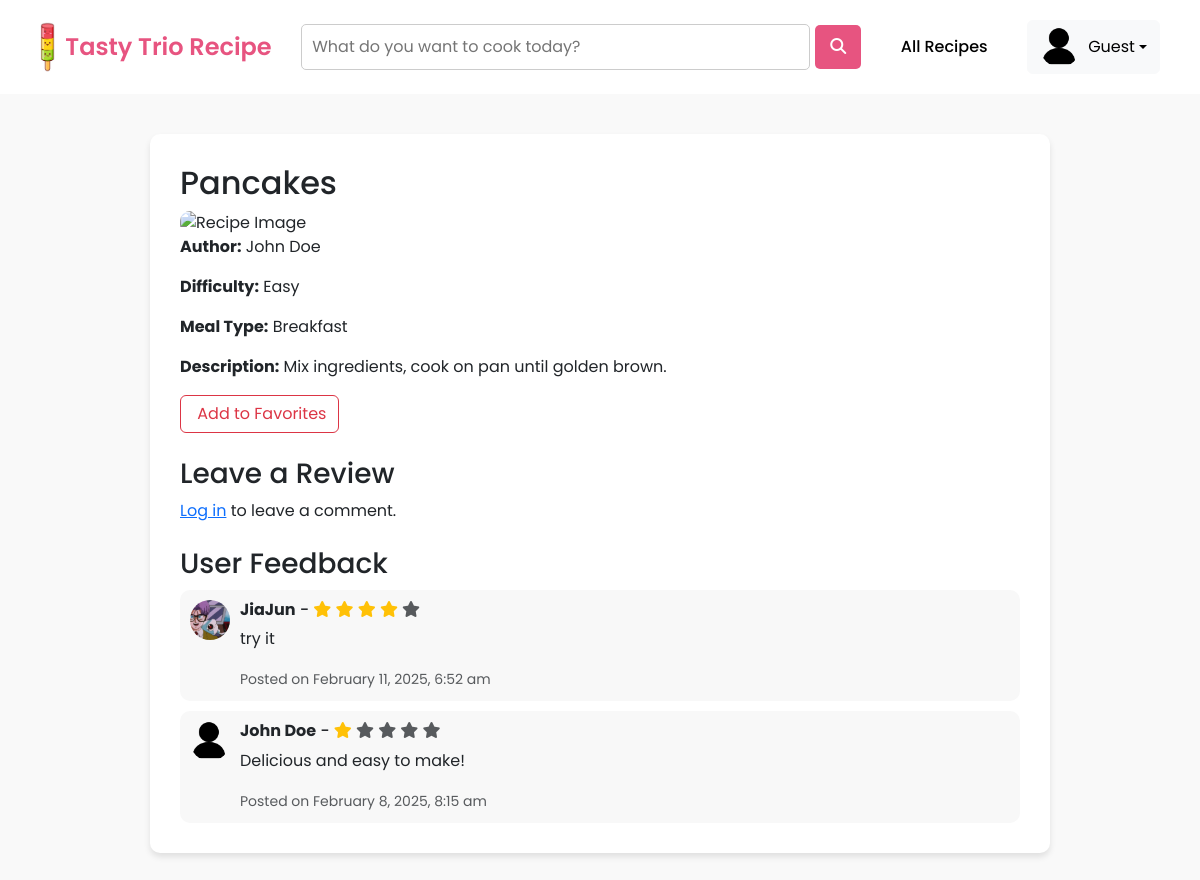
Page /user_recipe_details.php?id=1 on the committed database.
### tables this page shows
CREATE TABLE `recipe` (
  `recipeID` int(11) NOT NULL,
  `recipeImg` varchar(255) DEFAULT NULL,
  `recipeName` varchar(255) NOT NULL,
  `recipeIngred` text NOT NULL,
  `recipeDesc` text NOT NULL,
  `recipeDate` timestamp NOT NULL DEFAULT current_timestamp(),
  `recipeStatus` varchar(255) NOT NULL,
  `remark` text DEFAULT NULL,
  `userID` int(11) DEFAULT NULL,
  `diffID` int(11) DEFAULT NULL,
  `typeID` int(11) DEFAULT NULL
);

CREATE TABLE `registered_user` (
  `userID` int(11) NOT NULL,
  `userImg` varchar(255) DEFAULT NULL,
  `userName` varchar(255) NOT NULL,
  `userEmail` varchar(255) NOT NULL,
  `userPass` varchar(255) NOT NULL,
  `userBio` text DEFAULT NULL,
  `favID` int(11) DEFAULT NULL,
  `reset_token` varchar(255) DEFAULT NULL,
  `userStatus` enum('Active','Inactive','Banned') NOT NULL DEFAULT 'Active'
);

CREATE TABLE `meal_difficulty` (
  `diffID` int(11) NOT NULL,
  `mealDiff` varchar(255) NOT NULL
);

CREATE TABLE `meal_type` (
  `typeID` int(11) NOT NULL,
  `mealType` varchar(255) NOT NULL
);

CREATE TABLE `feedback` (
  `feedbackID` int(11) NOT NULL,
  `userID` int(11) DEFAULT NULL,
  `recipeID` int(11) DEFAULT NULL,
  `ratingID` int(11) DEFAULT NULL,
  `comment` text DEFAULT NULL,
  `feedbackDate` timestamp NOT NULL DEFAULT current_timestamp()
);

### user_recipe_details.php (the view, shortened to what this page needs)
<?php
include 'db.php';
$isLoggedIn = false;
if (!isset($_GET['id']) || empty($_GET['id'])) {
    $toastMessage = 'Invalid Recipe ID.';
} else {
    $recipeID = $_GET['id'];
    $query = "SELECT recipe.*, registered_user.userName, registered_user.userImg AS creatorImg,
                     meal_difficulty.mealDiff, meal_type.mealType
              FROM recipe
              LEFT JOIN registered_user ON recipe.userID = registered_user.userID
              LEFT JOIN meal_difficulty ON recipe.diffID = meal_difficulty.diffID
              LEFT JOIN meal_type ON recipe.typeID = meal_type.typeID
              WHERE recipe.recipeID = ?";
    $stmt = $conn->prepare($query);
    $stmt->bind_param("i", $recipeID);
    $stmt->execute();
    $result = $stmt->get_result();
    $recipe = $result->fetch_assoc();
    $isFavorited = false;
}
$ratingQuery = "SELECT ratingID, ratingText FROM rating";
$ratingResult = $conn->query($ratingQuery);
$commentsQuery = "SELECT feedback.*, registered_user.userName, registered_user.userImg, rating.ratingText
                  FROM feedback
                  JOIN registered_user ON feedback.userID = registered_user.userID
                  JOIN rating ON feedback.ratingID = rating.ratingID
                  WHERE feedback.recipeID = ? ORDER BY feedbackDate DESC";
$commentsStmt = $conn->prepare($commentsQuery);
$commentsStmt->bind_param("i", $recipeID);
$commentsStmt->execute();
$commentsResult = $commentsStmt->get_result();
?>
<!DOCTYPE html>
<html lang="en">
<head>
    <link rel="stylesheet" href="https://cdn.jsdelivr.net/npm/bootstrap@5.3.0/dist/css/bootstrap.min.css">
    <link rel="stylesheet" href="https://cdnjs.cloudflare.com/ajax/libs/font-awesome/6.4.2/css/all.min.css">
</head>
<body>
<?php include('header.php'); ?>
<div class="container">
    <h2><?= htmlspecialchars($recipe['recipeName']) ?></h2>
    <img src="<?= htmlspecialchars($recipe['recipeImg']) ?>" class="recipe-img" alt="Recipe Image">
    <p><strong>Author:</strong> <?= htmlspecialchars($recipe['userName']) ?></p>
    <p><strong>Difficulty:</strong> <?= htmlspecialchars($recipe['mealDiff']) ?></p>
    <p><strong>Meal Type:</strong> <?= htmlspecialchars($recipe['mealType']) ?></p>
    <p><strong>Description:</strong> <?= nl2br(htmlspecialchars($recipe['recipeDesc'])) ?></p>
    <form id="favoriteForm">
            <button type="button" id="favoriteBtn" class="btn btn-outline-danger">
                <span id="favoriteText"><?= $isFavorited ? "Remove from Favorites" : "Add to Favorites" ?></span>
            </button>
    </form>
    <h3 class="mt-4">Leave a Review</h3>
    <?php if ($isLoggedIn): ?>
        <form method="POST" class="mt-4">
            <div class="mb-3">
                <label for="rating" class="form-label">Rating:</label>
                <select name="rating" class="form-select" required>
                    <?php while ($rating = $ratingResult->fetch_assoc()): ?>
                        <option value="<?= $rating['ratingID'] ?>"><?= $rating['ratingText'] ?></option>
                    <?php endwhile; ?>
                </select>
            </div>
            <div class="mb-3">
                <label for="comment" class="form-label">Comment:</label>
                <textarea name="comment" class="form-control" rows="3" required></textarea>
            </div>
            <button type="submit" class="btn btn-custom">Submit</button>
        </form>
    <?php else: ?>
        <p><a href="index.php">Log in</a> to leave a comment.</p>
    <?php endif; ?>
    <h3 class="mt-4">User Feedback</h3>
    <?php while ($comment = $commentsResult->fetch_assoc()): ?>
        <div class="comment-card">
            <img src="<?= htmlspecialchars($comment['userImg'] ?? 'uploads/default.png') ?>" class="profile-img">
            <div>
            <h6><strong><?= htmlspecialchars($comment['userName']) ?></strong> -
                <span class="text-warning">
                    <?php for ($i = 0; $i < $comment['ratingID']; $i++): ?>
                        <i class="fa fa-star"></i>
                    <?php endfor; ?>
                    <?php for ($i = $comment['ratingID']; $i < 5; $i++): ?>
                        <i class="fa fa-star text-muted"></i>
                    <?php endfor; ?>
                </span>
            </h6>
                <p><?= nl2br(htmlspecialchars($comment['comment'])) ?></p>
            <small class="text-muted">
                Posted on <?= date("F j, Y, g:i a", strtotime($comment['feedbackDate'])) ?>
            </small>
            </div>
        </div>
    <?php endwhile; ?>
</div>
</body>
</html>

### user_recipe_details.php (style rules this page uses)
body { font-family: 'Poppins', sans-serif; background-color: #f9f9f9; }
.container { max-width: 900px; margin: 40px auto; background: white; padding: 30px; border-radius: 10px; box-shadow: 0 4px 6px rgba(0, 0, 0, 0.1); }
.recipe-img { width: 100%; height: 400px; object-fit: cover; border-radius: 10px; }
.comment-card { display: flex; align-items: flex-start; padding: 10px; border-radius: 10px; background: #f8f8f8; margin-top: 10px; }
.profile-img { width: 40px; height: 40px; border-radius: 50%; object-fit: cover; margin-right: 10px; }

### header.php (style rules this page uses)
body { font-family: 'Poppins', sans-serif; margin: 0; padding: 0; background-color: #f9f9f9; }

### rows in the picture
recipe: recipeName "Pancakes", userID.userName "John Doe", diffID.mealDiff "Easy", typeID.mealType "Breakfast", recipeDesc "Mix ingredients, cook on pan until golden brown."
feedback: userID.userImg (picture), userID.userName "JiaJun", comment "try it", feedbackDate "February 11, 2025, 6:52 am"
feedback: shows a picture, userID.userName "John Doe", comment "Delicious and easy to make!", feedbackDate "February 8, 2025, 8:15 am"

### other values in the picture
$userName "Guest"
